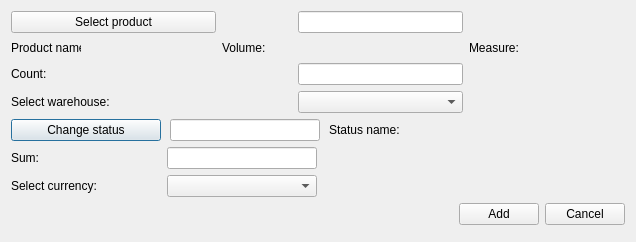
<?xml version="1.0" encoding="UTF-8"?>
<ui version="4.0">
 <class>CreateProdnStock</class>
 <widget class="QDialog" name="CreateProdnStock">
  <property name="geometry">
   <rect>
    <x>0</x>
    <y>0</y>
    <width>636</width>
    <height>241</height>
   </rect>
  </property>
  <property name="windowTitle">
   <string>Create/Update product in production stock</string>
  </property>
  <property name="locale">
   <locale language="English" country="UnitedStates"/>
  </property>
  <property name="modal">
   <bool>false</bool>
  </property>
  <layout class="QGridLayout" name="gridLayout">
   <property name="leftMargin">
    <number>11</number>
   </property>
   <property name="topMargin">
    <number>11</number>
   </property>
   <property name="rightMargin">
    <number>11</number>
   </property>
   <property name="bottomMargin">
    <number>17</number>
   </property>
   <item row="1" column="5">
    <widget class="QLabel" name="measurePh">
     <property name="minimumSize">
      <size>
       <width>100</width>
       <height>0</height>
      </size>
     </property>
     <property name="font">
      <font>
       <family>Times New Roman</family>
       <pointsize>12</pointsize>
       <weight>75</weight>
       <italic>true</italic>
       <bold>true</bold>
      </font>
     </property>
     <property name="text">
      <string/>
     </property>
    </widget>
   </item>
   <item row="1" column="1">
    <widget class="QLabel" name="prodNamePh">
     <property name="minimumSize">
      <size>
       <width>100</width>
       <height>0</height>
      </size>
     </property>
     <property name="font">
      <font>
       <family>Times New Roman</family>
       <pointsize>12</pointsize>
       <weight>75</weight>
       <italic>true</italic>
       <bold>true</bold>
      </font>
     </property>
     <property name="text">
      <string/>
     </property>
    </widget>
   </item>
   <item row="1" column="0">
    <widget class="QLabel" name="prodNameLb">
     <property name="minimumSize">
      <size>
       <width>70</width>
       <height>0</height>
      </size>
     </property>
     <property name="maximumSize">
      <size>
       <width>70</width>
       <height>16777215</height>
      </size>
     </property>
     <property name="text">
      <string>Product name:</string>
     </property>
    </widget>
   </item>
   <item row="5" column="0" colspan="6">
    <widget class="QWidget" name="editSectionWgt" native="true">
     <layout class="QGridLayout" name="gridLayout_3">
      <property name="leftMargin">
       <number>0</number>
      </property>
      <property name="topMargin">
       <number>0</number>
      </property>
      <property name="rightMargin">
       <number>0</number>
      </property>
      <property name="bottomMargin">
       <number>0</number>
      </property>
      <item row="1" column="0">
       <widget class="QLabel" name="sumLb">
        <property name="minimumSize">
         <size>
          <width>150</width>
          <height>0</height>
         </size>
        </property>
        <property name="text">
         <string>Sum:</string>
        </property>
       </widget>
      </item>
      <item row="1" column="1">
       <widget class="QLineEdit" name="sumEdit">
        <property name="maximumSize">
         <size>
          <width>150</width>
          <height>16777215</height>
         </size>
        </property>
        <property name="toolTip">
         <string>&lt;html&gt;&lt;head/&gt;&lt;body&gt;&lt;p&gt;For example: 300 (pedends on currency, in that case 300 USD)&lt;/p&gt;&lt;/body&gt;&lt;/html&gt;</string>
        </property>
       </widget>
      </item>
      <item row="4" column="0">
       <widget class="QLabel" name="currencyLb">
        <property name="text">
         <string>Select currency:</string>
        </property>
       </widget>
      </item>
      <item row="4" column="1">
       <widget class="QComboBox" name="currencyCmb">
        <property name="maximumSize">
         <size>
          <width>150</width>
          <height>16777215</height>
         </size>
        </property>
       </widget>
      </item>
      <item row="1" column="2">
       <spacer name="horizontalSpacer_2">
        <property name="orientation">
         <enum>Qt::Horizontal</enum>
        </property>
        <property name="sizeHint" stdset="0">
         <size>
          <width>40</width>
          <height>20</height>
         </size>
        </property>
       </spacer>
      </item>
      <item row="0" column="0" colspan="3">
       <widget class="QWidget" name="statusWidget" native="true">
        <layout class="QHBoxLayout" name="horizontalLayout_3">
         <property name="spacing">
          <number>9</number>
         </property>
         <property name="leftMargin">
          <number>0</number>
         </property>
         <property name="topMargin">
          <number>0</number>
         </property>
         <property name="rightMargin">
          <number>0</number>
         </property>
         <property name="bottomMargin">
          <number>0</number>
         </property>
         <item>
          <widget class="QPushButton" name="statusBtn">
           <property name="sizePolicy">
            <sizepolicy hsizetype="Fixed" vsizetype="Fixed">
             <horstretch>0</horstretch>
             <verstretch>0</verstretch>
            </sizepolicy>
           </property>
           <property name="minimumSize">
            <size>
             <width>150</width>
             <height>0</height>
            </size>
           </property>
           <property name="text">
            <string>Change status</string>
           </property>
          </widget>
         </item>
         <item>
          <widget class="QLineEdit" name="statusEdit">
           <property name="maximumSize">
            <size>
             <width>150</width>
             <height>16777215</height>
            </size>
           </property>
           <property name="readOnly">
            <bool>true</bool>
           </property>
          </widget>
         </item>
         <item>
          <widget class="QLabel" name="statusLb">
           <property name="text">
            <string>Status name:</string>
           </property>
          </widget>
         </item>
         <item>
          <widget class="QLabel" name="statusPh">
           <property name="minimumSize">
            <size>
             <width>120</width>
             <height>0</height>
            </size>
           </property>
           <property name="font">
            <font>
             <family>Times New Roman</family>
             <pointsize>12</pointsize>
             <weight>75</weight>
             <italic>true</italic>
             <bold>true</bold>
            </font>
           </property>
           <property name="text">
            <string/>
           </property>
          </widget>
         </item>
        </layout>
       </widget>
      </item>
      <item row="4" column="2">
       <spacer name="horizontalSpacer_3">
        <property name="orientation">
         <enum>Qt::Horizontal</enum>
        </property>
        <property name="sizeHint" stdset="0">
         <size>
          <width>40</width>
          <height>20</height>
         </size>
        </property>
       </spacer>
      </item>
     </layout>
    </widget>
   </item>
   <item row="0" column="0" colspan="2">
    <widget class="QPushButton" name="productBtn">
     <property name="text">
      <string>Select product</string>
     </property>
    </widget>
   </item>
   <item row="1" column="4">
    <widget class="QLabel" name="measureLb">
     <property name="text">
      <string>Measure:</string>
     </property>
    </widget>
   </item>
   <item row="2" column="0" colspan="2">
    <widget class="QLabel" name="countLb">
     <property name="minimumSize">
      <size>
       <width>150</width>
       <height>0</height>
      </size>
     </property>
     <property name="text">
      <string>Count:</string>
     </property>
    </widget>
   </item>
   <item row="1" column="3">
    <widget class="QLabel" name="volumePh">
     <property name="minimumSize">
      <size>
       <width>100</width>
       <height>0</height>
      </size>
     </property>
     <property name="font">
      <font>
       <family>Times New Roman</family>
       <pointsize>12</pointsize>
       <weight>75</weight>
       <italic>true</italic>
       <bold>true</bold>
      </font>
     </property>
     <property name="text">
      <string/>
     </property>
    </widget>
   </item>
   <item row="0" column="3">
    <widget class="QLineEdit" name="productEdit">
     <property name="readOnly">
      <bool>true</bool>
     </property>
    </widget>
   </item>
   <item row="6" column="0" colspan="6">
    <layout class="QHBoxLayout" name="horizontalLayout">
     <item>
      <spacer name="horizontalSpacer">
       <property name="orientation">
        <enum>Qt::Horizontal</enum>
       </property>
       <property name="sizeHint" stdset="0">
        <size>
         <width>40</width>
         <height>20</height>
        </size>
       </property>
      </spacer>
     </item>
     <item>
      <widget class="QPushButton" name="addBtn">
       <property name="text">
        <string>Add</string>
       </property>
      </widget>
     </item>
     <item>
      <widget class="QPushButton" name="cancelBtn">
       <property name="text">
        <string>Cancel</string>
       </property>
      </widget>
     </item>
    </layout>
   </item>
   <item row="2" column="3">
    <widget class="QLineEdit" name="countEdit">
     <property name="toolTip">
      <string>&lt;html&gt;&lt;head/&gt;&lt;body&gt;&lt;p&gt;For example: 100&lt;/p&gt;&lt;/body&gt;&lt;/html&gt;</string>
     </property>
    </widget>
   </item>
   <item row="1" column="2">
    <widget class="QLabel" name="volumeLb">
     <property name="minimumSize">
      <size>
       <width>70</width>
       <height>0</height>
      </size>
     </property>
     <property name="maximumSize">
      <size>
       <width>70</width>
       <height>16777215</height>
      </size>
     </property>
     <property name="text">
      <string>Volume:</string>
     </property>
    </widget>
   </item>
   <item row="3" column="0">
    <widget class="QLabel" name="warehouseLb">
     <property name="text">
      <string>Select warehouse:</string>
     </property>
    </widget>
   </item>
   <item row="3" column="3">
    <widget class="QComboBox" name="warehouseCmb"/>
   </item>
  </layout>
 </widget>
 <tabstops>
  <tabstop>productBtn</tabstop>
  <tabstop>sumEdit</tabstop>
  <tabstop>addBtn</tabstop>
  <tabstop>cancelBtn</tabstop>
 </tabstops>
 <resources/>
 <connections/>
</ui>
